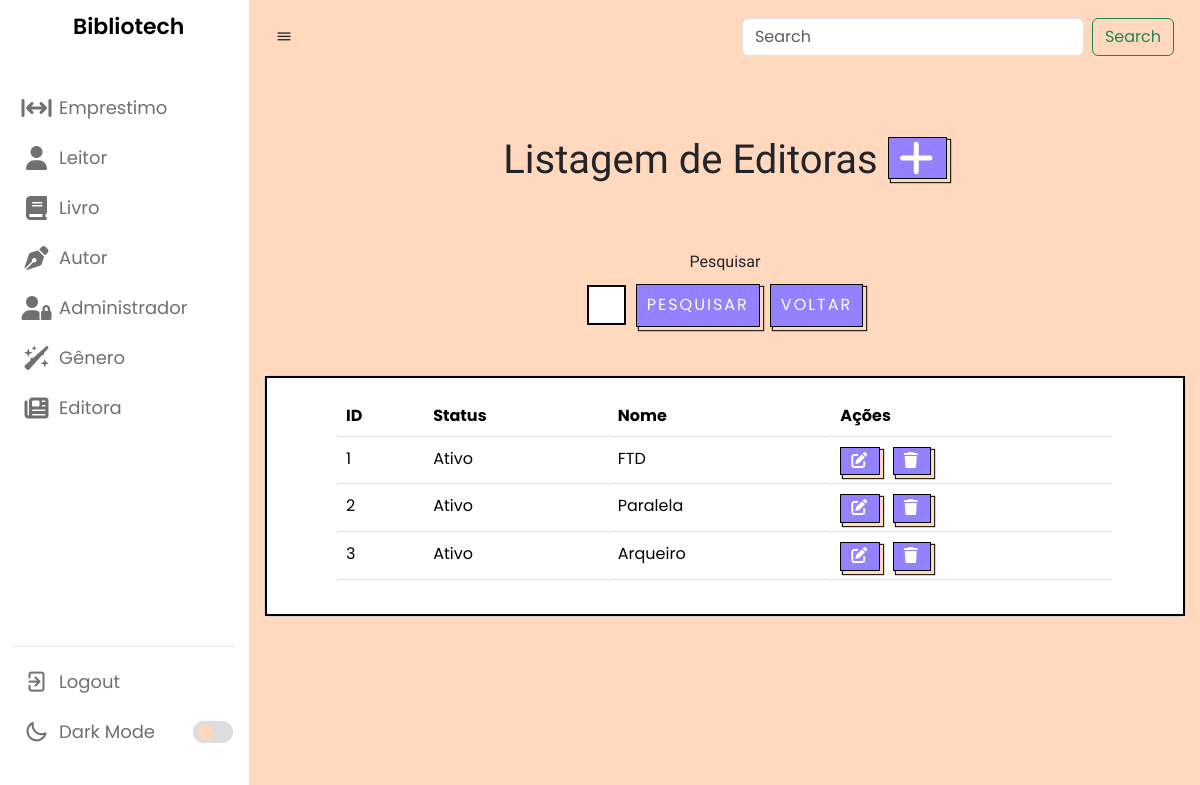
Before: /listarEditora.php with the older database file.
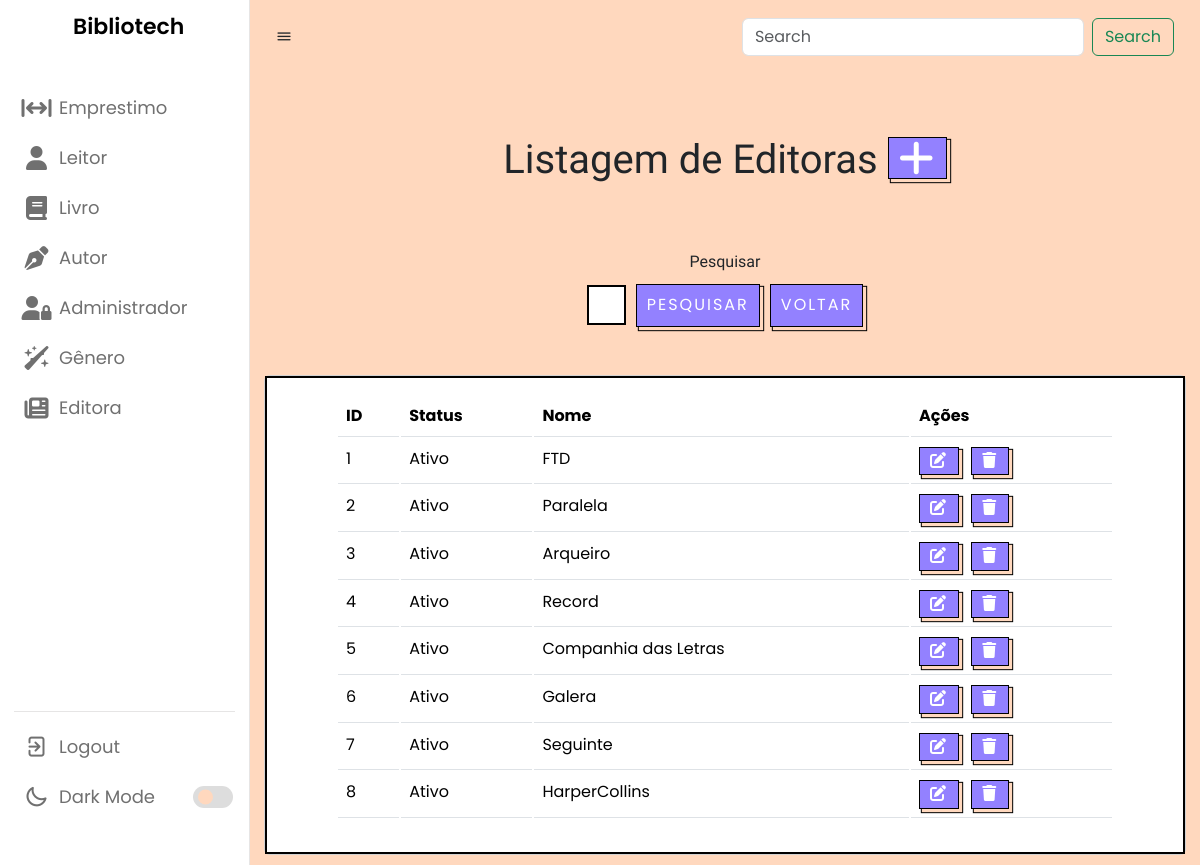
After: the same page with the newer database file.
### tables this page shows
CREATE TABLE `editora` (
  `id` int(11) NOT NULL,
  `status` varchar(45) NOT NULL,
  `nome` varchar(100) NOT NULL
);

### listarEditora.php (the view, shortened to what this page needs)
<?php
require_once("conexao.php");
$V_WHERE = "";
$sql = "select * from editora
where 1 = 1" . $V_WHERE;
$resultado = mysqli_query($conexao, $sql);
?>
<?php require_once("navbar.php"); ?>
        <br><br><br>
        <h1 class="titulo">Listagem de Editoras  <a href="cadastrarEditora.php" class="botao">
                                <i class="fa-solid fa-plus"></i>
                            </a></h1>
        <br><br>
        <center>
            <form method="post">
                <label name="nome" for="exampleFormControlInput1" class="titulo">Pesquisar</label>
                <div class="input-button-container">
                    <input name="nome" type="text" class="formcampo">
                    <button name="pesquisar" stype="button" class="botaopesquisar">Pesquisar</button>
                    <a href="listarEditora.php"><button name="voltar" stype="button" class="botaopesquisar">Voltar</button></a>
                </div>
                <br><br>
            </form>
        </center>
<center>
        <div class="card cardlistar">
            <div class="card-body cardlistar2">
                <table class="table">
                    <thead>
                        <tr>
                            <td scope="col"><b>ID</b></td>
                            <td scope="col"><b>Status</b></td>
                            <td scope="col"><b>Nome</b></td>
                            <td scope="col"><b>Ações</b></td>
                        </tr>
                    </thead>
                    <tbody>
                        <?php while ($linha = mysqli_fetch_array($resultado)) { ?>
                            <tr>
                                <td>
                                    <?= $linha['id'] ?>
                                </td>
                                <td>
                                    <?= $linha['status'] ?>
                                </td>
                                <td>
                                    <?= $linha['nome'] ?>
                                </td>
                                <td>
                                    <a style="margin-right: 8px;" href="alterarEditora.php? id=<?= $linha['id'] ?>"
                                        class="botao">
                                        <i class="fa-solid fa-pen-to-square"></i></a>
                                    <a href="listarGenero.php? id=<?= $linha['id'] ?>" class="botao"
                                        onclick="return confirm('Deseja mesmo excluir o cadastro?')">
                                        <i class="fa-sharp fa-solid fa-trash"></i> </a>
                                </td>
                            </tr>
                        <?php } ?>
                    </tbody>
                </table>
            </div>
        </div>
</center>
    </section>
</body>
</html>

Changed rows visible on the page:
added editora: id "4", status "Ativo", nome "Record"
added editora: id "5", status "Ativo", nome "Companhia das Letras"
added editora: id "6", status "Ativo", nome "Galera"
added editora: id "7", status "Ativo", nome "Seguinte"
added editora: id "8", status "Ativo", nome "HarperCollins"
